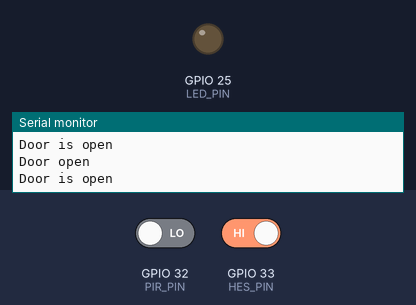
This program was run on a simulated ESP32. Shown: output pins drawn as LEDs (lit = HIGH), the last lines printed to the serial monitor. The inputs (shaded band) are chosen by the test bench; at power-on: GPIO 32 (PIR_PIN) LOW, GPIO 33 (HES_PIN) HIGH.

Above: at 4.8 s.
4.9 s: GPIO 32 (PIR_PIN) driven HIGH and GPIO 33 (HES_PIN) driven LOW
At 6.3 s:
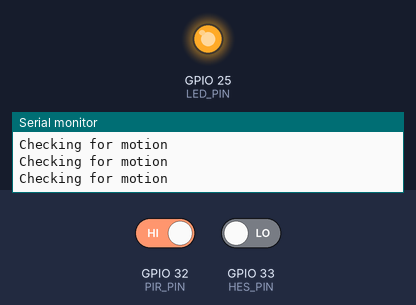
7.5 s: GPIO 32 (PIR_PIN) driven LOW
At 8.6 s:
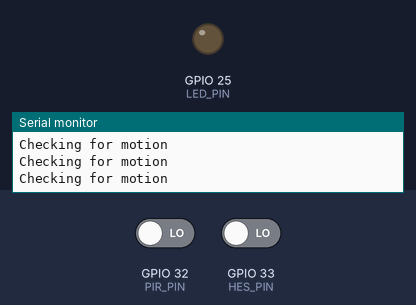
9.0 s: GPIO 32 (PIR_PIN) driven HIGH
At 9.7 s:
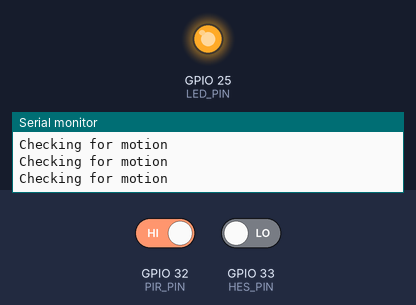
Timing chart, 0 to 11.5 s (numbered marks = the images above; inputs shaded):
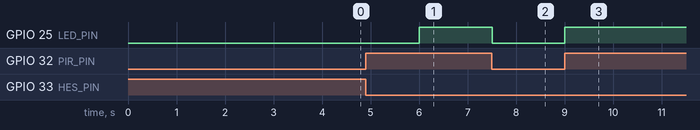

Measured:
- after the input at 4.9 s, GPIO 25 (LED_PIN): LOW → HIGH after 1.1 s
- after the input at 7.5 s, GPIO 25 (LED_PIN): HIGH → LOW at once
- after the input at 9.0 s, GPIO 25 (LED_PIN): LOW → HIGH at once

The program:

main.cpp
```cpp
#include <Arduino.h>

/*
This is code for the magnet and motion sensor "door-node" of the project.
Core principle is that the magnet sensor wakes up the esp32 when a magnet is removed from it's range (attached to the door)
When the door is closed again the motion sensor checks for movement for a set timer (default 10 seconds)
After the timer it will send what it detected (either "1" for movement or "0" for no movement) to ubidots, then go to sleep.
*/

// Ubidots (ubidots defined library)
#include "UbidotsEsp32Mqtt.h"

// Network variables
const char *UBIDOTS_TOKEN   = "";  // Put here your Ubidots TOKEN
const char *WIFI_SSID       = "";                                     // Put here your Wi-Fi SSID
const char *WIFI_PASS       = "";                                     // Put here your Wi-Fi password
const char *DEVICE_LABEL    = "DoorNode";                             // Put here your Device label to which data  will be published
const char *VARIABLE_LABEL  = "Motion";                               // Put here your Variable label to which data  will be published

const int PUBLISH_FREQUENCY = 5000; // Update rate in milliseconds

Ubidots ubidots(UBIDOTS_TOKEN);

// Ubidots functions
void connectionStartUp();
void callback(char *topic, byte *payload, unsigned int length);
void sendVariable(int variable);

// Pins:
const int PIR_PIN = 32; // Motion sensor
const int HES_PIN = 33; // Hall effect sensor
const int LED_PIN = 25;

// Common flags
int timerDelay = 10000;
unsigned long updateMillis = 0;
unsigned long magnetMillis = 0;

bool person_state = false;
enum DOOR_STATE { OPEN, CLOSED, SHUT }; DOOR_STATE door_state = SHUT;

// Sensor flags
bool HES_state = false;
bool prev_HES_state = false;
bool motion_state = false;

// Function Declarations
void startUp();

void updateSensors();
void updateHES();
void updatePIR();

void goToSleep();


void setup() {
  startUp();
}

void loop() {
  updateSensors();
}

void startUp(){ // Declare startup values and run startup functions
  Serial.begin(9600);
  pinMode(PIR_PIN, INPUT);
  pinMode(HES_PIN, INPUT_PULLUP);
  pinMode(LED_PIN, OUTPUT);

  connectionStartUp();
}

void updateSensors(){ // Update sensors (only HES, as HES activates PIR);
  if (!ubidots.connected()){ // Make sure ubidots is connected
    ubidots.reconnect();  // Reconnects if not connected
  }

  if(millis()-updateMillis >= 500){ // Only update every half-second to avoid spam.
    updateMillis = millis();
    updateHES();
    //updatePIR(); // Uncomment to run motion as well (ONLY FOR DEBUG, WILL GO TO SLEEP AFTER TIMER)
  }
}

// Magnet
void updateHES(){ // Update magnet sensor
  prev_HES_state = HES_state; // Save old magnet state to compare

  HES_state = digitalRead(HES_PIN); // Read magnet state
  //Serial.print("Magnet sensor: "); Serial.println(HES_state);

  if(HES_state == 1){ // If sensor responds "1", door is open.
    Serial.println("Door open");
    door_state = OPEN;
  }
  else if(HES_state == 0 && prev_HES_state == 1){ // If sensor responds "0", after being "1", door was just closed.
    Serial.println("Door closed");
    magnetMillis = millis();
    door_state = CLOSED;
  }

  switch (door_state) { // Switch to manage doorstates
    case OPEN: // If door is open do nothing yet
      Serial.println("Door is open");
      break;
    case CLOSED: // If door was closed, update motion detection sensor.
      Serial.println("Checking for motion");
      updatePIR();
      break;
    case SHUT: // If door is closed and a set timer has passed, send ESP32 to deep sleep.
      Serial.println("Door is closed");
      goToSleep();
      break;
  }
}

// Motion
void updatePIR(){ // Update motion detection sensor
  int PIR_state = digitalRead(PIR_PIN); // Read motion detection state
  //Serial.print("Motion sensor: "); Serial.println(PIR_state);

  if(millis() - magnetMillis >= 1000){ // Wait one second for door to settle.
    if(PIR_state == 1){ // If motion detected, then someone is inside (unless low chance accident, f.eks something falling over within timer)
      motion_state = true; // Save this for later
      digitalWrite(LED_PIN, 1); // Turn on LED when active
    }
    else{
      digitalWrite(LED_PIN, 0); // Turn off LED when not active
    }
  }

  if(millis() - magnetMillis >= timerDelay){ // After a set timerDelay, check if motion was detected (default: 10000ms = 10 seconds)
    if(motion_state){ // If motion sensor saw motion
      Serial.println("Motion was detected");
      person_state = true; // Save "true" for transmission
    } else { // If motion did not see motion
      Serial.println("Motion was not detected");
      person_state = false; // Save "false" for transmission
    }

    sendVariable(motion_state); // Send saved state to ubidots server.

    door_state = SHUT; // Tell program the door is not shut (will start deep-sleep, see switch(door_state))
  }
}

void goToSleep(){ // Initiates deep sleep
    esp_sleep_enable_ext0_wakeup(GPIO_NUM_33, 1); // Tell esp to wake up if it get a 1 on pin 33.

    Serial.println("Timer passed, going to sleep");

    delay(1000); // Wait 1 second to make sure wakeup saves properly

    esp_deep_sleep_start(); // Start deep sleep
}

// Ubidots
void connectionStartUp(){ // Start ubidots connection (ubidots code)
  // ubidots.setDebug(true);  // uncomment this to make debug messages available
  ubidots.connectToWifi(WIFI_SSID, WIFI_PASS);
  ubidots.setCallback(callback);
  ubidots.setup();
  ubidots.reconnect();
}

void callback(char *topic, byte *payload, unsigned int length)
{
  Serial.print("Message arrived [");
  Serial.print(topic);
  Serial.print("] ");
  for (int i = 0; i < length; i++)
  {
    Serial.print((char)payload[i]);
  }
  Serial.println();
}

void sendVariable(int variable){ // Send variable to ubidots client
  ubidots.add(VARIABLE_LABEL, variable);
  ubidots.publish(DEVICE_LABEL);
  Serial.println("Motion Sent");
}
```
